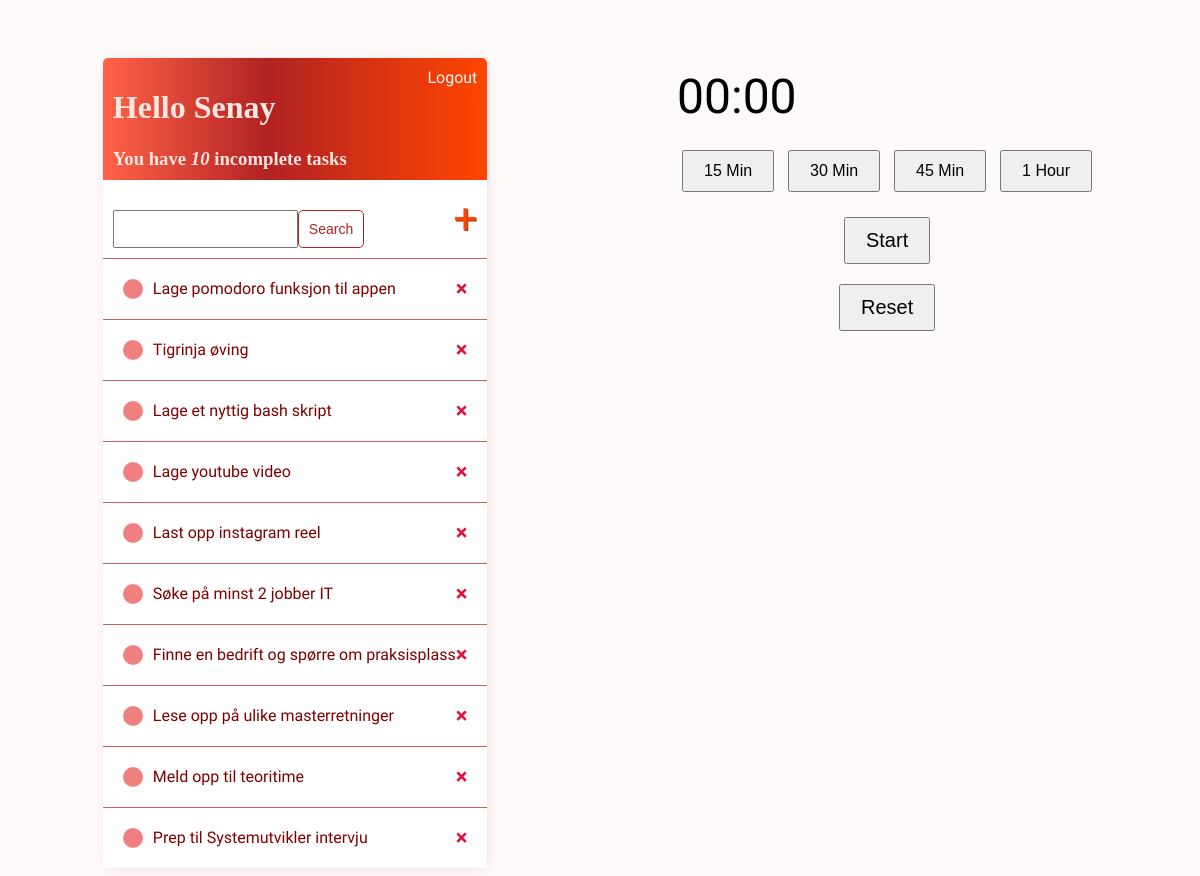
The app's page / (signed in), older data.
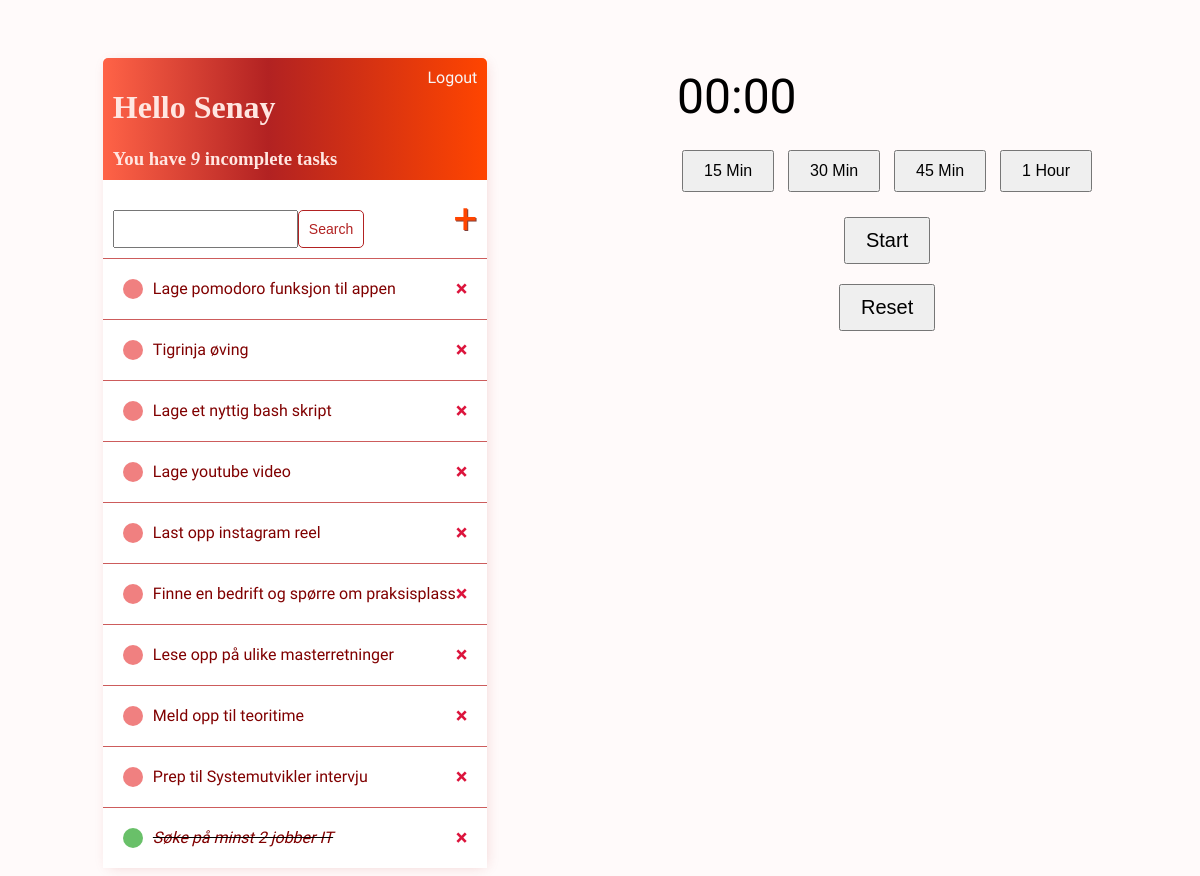
The same page, newer data.
### todo/models.py (models this page shows)
class Task(models.Model):
    user = models.ForeignKey(
        User, on_delete= models.CASCADE, null=True, blank=True)
    title = models.CharField(max_length=200)
    descrption = models.TextField(null=True, blank=True)
    complete = models.BooleanField(default=False)
    created = models.DateTimeField(auto_now_add=True)
    def __str__(self):
        return self.title
    class Meta:
        ordering = ['complete']

### todo/views.py (the view)
# urls.py: path('', TaskList.as_view(), name='tasks'),
class TaskList(LoginRequiredMixin, ListView):
    model = Task
    context_object_name = 'tasks'
    def get_context_data(self, **kwargs):
        context = super().get_context_data(**kwargs)
        context['tasks'] = context['tasks'].filter(user=self.request.user)
        context['count'] = context['tasks'].filter(complete=False).count()
        search_input = self.request.GET.get('search-area') or ''
        if search_input:
            context['tasks'] = context['tasks'].filter(
                title__startswith=search_input)
        context['search_input'] = search_input
        return context

### todo/templates/todo/task_list.html (shortened to what this page needs)
{% extends 'todo/main.html' %}
{% block content %}
{% load static %}
<div class="main-container" style="display: flex; justify-content: space-between;">
    <div class="tasks-container">
        <div class="header-bar">
            <div>
                <h1>Hello {{request.user|title}}</h1>
                <h3 style="margin:0">You have <i>{{count}}</i> incomplete task{{count | pluralize:"s" }}</h3>
            </div>
            {% if request.user.is_authenticated %}
            <a href="{% url 'logout' %}">Logout</a>
            {% else %}
            <a href="{% url 'login' %}">Login</a>
            {% endif %}
        </div>
        <div id="search-add-wrapper">
            <form  method="GET" style="margin-top: 20px;display: flex;">
                <input type='text' name='search-area' value="{{search_input}}">
                <input class="button" type="submit" value='Search'>
            </form>
            <a id="add-link" href="{% url 'task-create' %}">&#x2b;</a>
        </div>
        <div class="task-items-wrapper">
            {% for task in tasks %}
                <div class="task-wrapper">
                    {%  if task.complete %}
                        <div class="task-title">
                            <div class="task-complete-icon"></div>
                            <i><s><a href="{% url 'task-update' task.id %}">{{task}}</a></s></i>
                </div>
                    <a class="delete-link" href="{% url 'task-delete' task.id %}">&#215;</a>
                    {% else %}
                    <div class="task-title">
                        <div class="task-incomplete-icon"></div>
                        <a href="{% url 'task-update' task.id %}">{{task}}</a>
                    </div>
                    <a class="delete-link" href="{% url 'task-delete' task.id %}">&#215;</a>
                    {% endif %}
                </div>
            {% empty %}
            <h3>No items in list</h3>
            {% endfor %}
        </div>
    </div>
    <div class="timer-container">
        <div id="timer-display">00:00</div>
        <button class="time-setter" data-time="15">15 Min</button>
        <button class="time-setter" data-time="30">30 Min</button>
        <button class="time-setter" data-time="45">45 Min</button>
        <button class="time-setter" data-time="60">1 Hour</button>
        <button id="start-stop">Start</button>
        <button id="reset">Reset</button>
    </div>
</div>
{% endblock content%}

Row changes from the older to the newer data that the page shows:
changed Task "Søke på minst 2 jobber IT": complete False → True (drawn); moves down the list
Text that changed along with them:
{{ count }}: "10" → "9"
